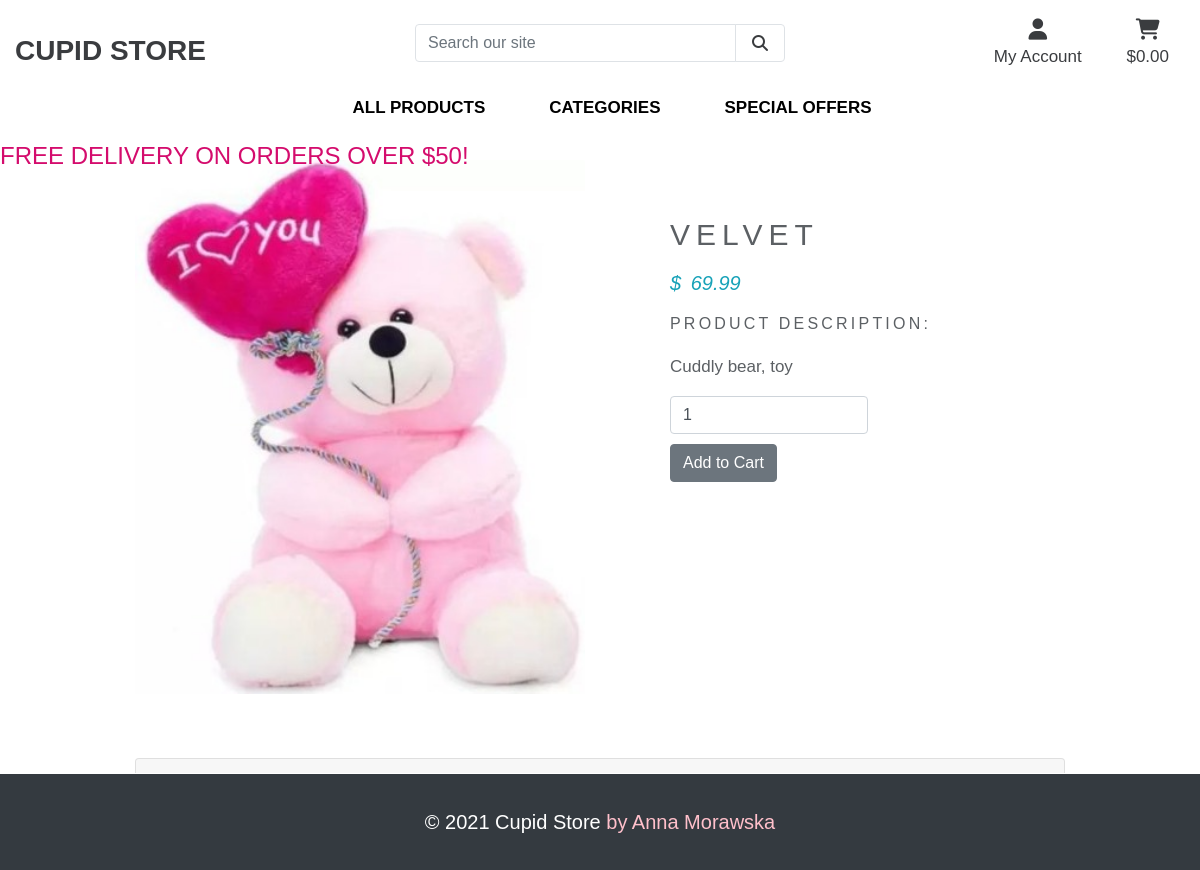
The app's page /products/4 with its own data.
### products/models.py (models this page shows, shortened)
class Product(models.Model):
    category = models.ForeignKey('Category', null=True, blank=True, on_delete=models.SET_NULL)
    sku = models.CharField(max_length=254, null=True, blank=True)
    name = models.CharField(max_length=254)
    description = models.TextField()
    price = models.DecimalField(max_digits=6, decimal_places=2)
    image = models.ImageField(null=True, blank=True)

### products/views.py (the view)
# urls.py: path('<product_id>', views.product_detail, name='product_detail'),
def product_detail(request, product_id):
    product = get_object_or_404(Product, pk=product_id)
    context = {
        'product': product,
       }
    if request.method == 'POST' and request.user.is_authenticated and request.POST['content'].strip() != '':
        review = Review.objects.create(product=product,
            content=request.POST['content'])
        review.save()
    return render(request, 'products/product_detail.html', context)

### cart/contexts.py (called while the page is built, shortened)
def cart_contents(request):
    cart_items = []
    total = 0
    product_count = 0
    cart = request.session.get('cart', {})
    if total < settings.FREE_DELIVERY_THRESHOLD:
        delivery = total * Decimal(settings.STANDARD_DELIVERY_PERCENTAGE / 100)
        free_delivery_delta = settings.FREE_DELIVERY_THRESHOLD - total
    else:
        delivery = 0
        free_delivery_delta = 0
    grand_total = delivery + total
    context = {
        'cart_items': cart_items,
        'total': total,
        'product_count': product_count,
        'delivery': delivery,
        'free_delivery_delta': free_delivery_delta,
        'free_delivery_threshold': settings.FREE_DELIVERY_THRESHOLD,
        'grand_total': grand_total,
    }
    return context

### products/templates/products/product_detail.html (shortened to what this page needs)
{% extends 'base.html' %}
{% load static %}
{% block content %}
<div class="overlay container py-5">
  <div class="row mt-5">
    <div class="col-10 mx-auto col-md-6 my-3">
       <div class="image-container my-5">
                    {% if product.image %}
                        <a href="{{ product.image.url }}" target="_blank">
                            <img class="card-img-top img-fluid" src="{{ product.image.url }}" alt="{{ product.name }}">
                        </a>
                        {% else %}
                        <a href="">
                            <img class="card-img-top img-fluid" src="{{ MEDIA_URL }}noimage.png" alt="{{ product.name }}">
                        </a>
                    {% endif %}
                </div>
    </div>
    <div class="wrap col-10 mx-auto col-md-6 my-3">
      <div class="">
        <h1 class=" product_title">{{product.name}}</h1>
        <h5 class="text-info font-italic mb-3">
          <span class=" product-price mr-1">$</span> {{product.price}}
        </h5>
        <p class="product_description ">Product Description:</p>
        <p class="text-justify product_text">{{product.description}}</p>
        {% if product.stock <= 0 %}
        <p class="text-justify product_text"><b>Out of Stock</b></p>
        {% else %}
          <form  action="{% url 'add_cart' product.id %}" method="POST" class="btn-block">
            <input class="form-control"  style="width: 50%;" type="number" min='1' step='1' name='quantity' value="1"  required/>
            <button type="submit" style="margin-top: 10px;" class="btn btn-secondary"
              value="Add To Cart">Add to Cart</button>
          </form>
        {% endif %}
      </div>
    </div>
  </div>
  <div class="card">
  <div class="card-header">
    <h4>Reviews</h4>
  </div>
</div>
</div>
{% endblock %}

### static/css/base.css (style rules this page uses)
* { margin:0; padding:0; }
body { margin:0; font-family: Arial, "Helvetica Neue", Helvetica, sans-serif; font-size:17px; color: rgb(92, 96, 100); line-height:1.6; }
.product_title { font-size: 20px; text-transform: uppercase; letter-spacing: .2em; padding-top: 15px; padding-bottom: 10px; }
.product_text { padding-right: 20px; }
.product_description { font-size: 16px; text-transform: uppercase; letter-spacing: .2em; }
@media (min-width: 1200px) { .container { max-width: 80%; } }

### products/templates/products/product_detail.html (style rules this page uses)
.product_title { font-size: 30px; text-transform: uppercase; letter-spacing: .2em; padding-top: 15px; padding-bottom: 10px; }
.product_text { padding-right: 20px; }
.product_description { font-size: 16px; text-transform: uppercase; letter-spacing: .2em; }
@media (min-width: 768px) { .product_title { margin-top: 90px; } }
@media (min-width: 768px) { .wrap { padding-left: 70px; } }

### records on screen
Product: image (picture), name "VELVET", price "69.99", description "Cuddly bear, toy"

### other values on screen
{{ free_delivery_threshold }} "50"
